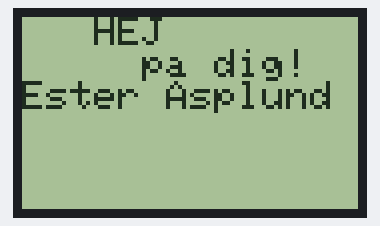
Recording of a sketch running on a simulated Arduino Uno, built with avr-gcc and run on an emulated ATmega328P. Parts: 84×48 one-colour display.

Above: at 0.1 s.

The sketch:

nokia.ino
```cpp
#include <PCD8544.h>
 PCD8544 lcd;
void setup() {
   lcd.begin(84, 48);
}
void loop() {
  lcd.setCursor(0, 0);
  lcd.print("   HEJ  ");
  lcd.setCursor(0, 1);
  lcd.print("     pa dig!");
  lcd.setCursor(0,2);
  lcd.print("Ester Asplund");
  delay(200);
 }
```
